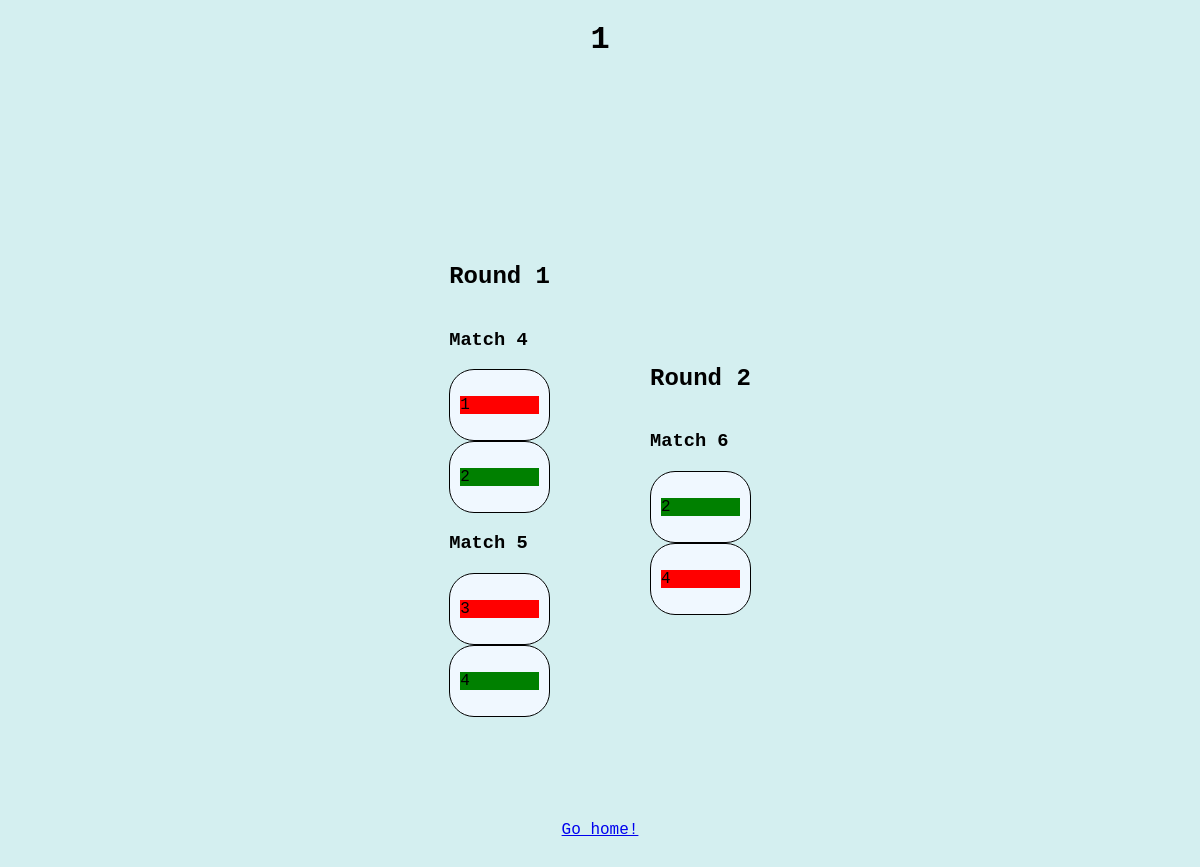
The page /tournaments/2 (signed in) on the database as committed earlier.
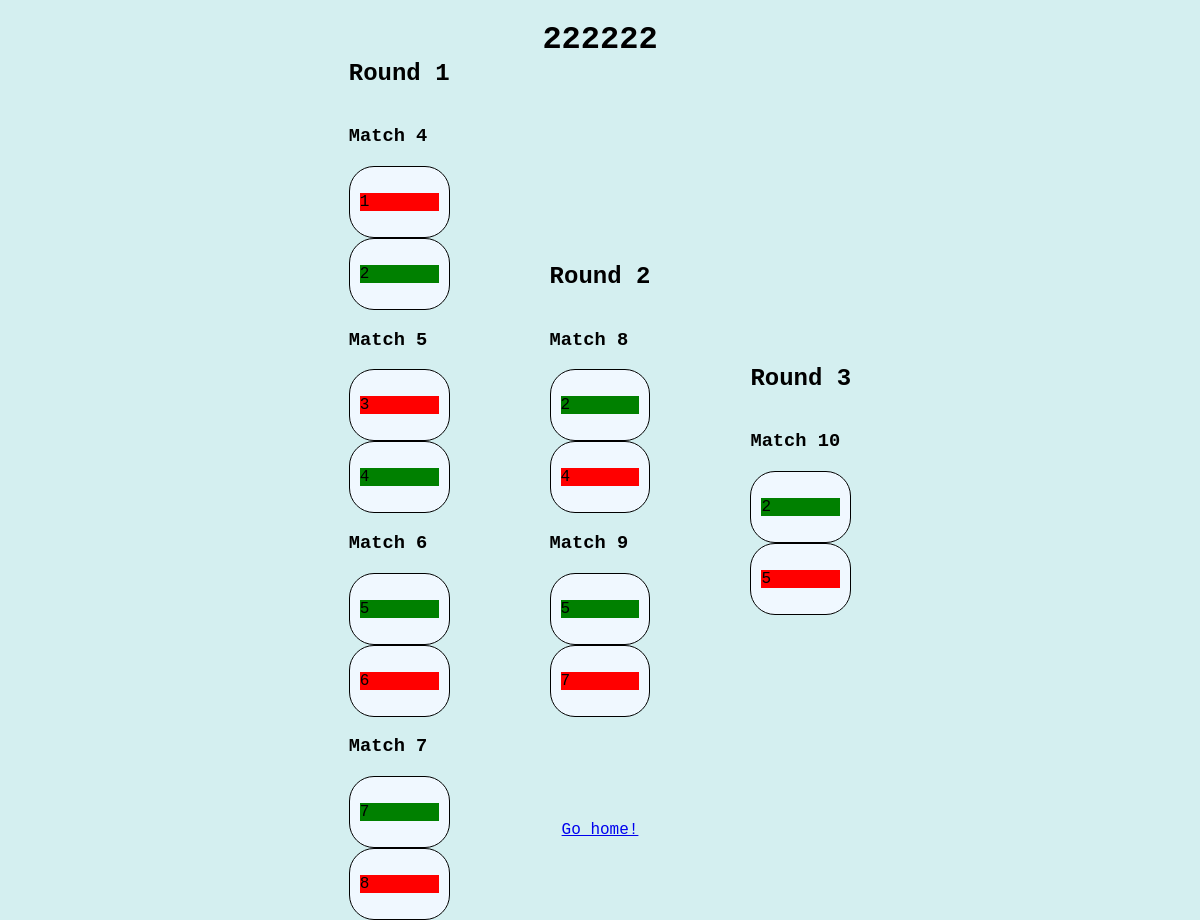
The same page on the database as committed later.
### tables this page shows
CREATE TABLE tournaments (
                         tournamentID INTEGER PRIMARY KEY AUTOINCREMENT,
                         userID INTEGER NOT NULL,
                         tournamentName TEXT UNIQUE NOT NULL,
                         tournamentDescription TEXT NOT NULL,
                         tournamentDate DATE NOT NULL,
                         tournamentSize INTEGER NOT NULL,
                         FOREIGN KEY (userID) REFERENCES users(userID) ON DELETE CASCADE
                         );

### Blueprints/pages.py (the view)
@pages.route("/tournaments/<tournamentID>")
def onView(tournamentID):
    if not isAuthorised():
        return redirect(url_for("pages.login"))
    tournamentID = int(tournamentID)
    currentTournament = tournamentID
    session["currentTournament"] = currentTournament
    db = DataBaseHandler()
    tournament = db.fetchTournament(tournamentID)
    tournamentName = tournament[0][1]
    matchDetails = db.getAllMatchDetails(tournamentID)
    groupedMatches = groupMatches(matchDetails) #from helper function
    return render_template("tournamentbracketview.html", matchDetails = matchDetails, tournamentID = currentTournament, matches = groupedMatches, tournamentName = tournamentName )

### Scripts/isAuthorised.py (called while the page is built)
def isAuthorised():
    return "currentUser" in session

### database.py (called while the page is built)
    def connect(self):
        return sql.connect(self.dbName)

    def fetchTournament(self, tournamentID):
        with self.connect() as conn:
            conn.cursor()
            results = conn.execute("SELECT tournamentName, tournamentDescription, tournamentSize, tournamentDate, userID FROM tournaments WHERE tournamentID = ?", (tournamentID,))
            conn.commit()
            tournament = results.fetchall()
            return tournament

    def getAllMatchDetails(self, tournamentID):
        with self.connect() as conn:
            conn.cursor()
            results = conn.execute("""SELECT players.playerName, players.playerID, matches.matchID, matches.winnerID, matches.round
                            FROM players
                            JOIN matchEntry ON players.playerID = matchEntry.playerID
                            JOIN matches ON matchEntry.matchID = matches.matchID
                            WHERE matches.tournamentID = ?""", (tournamentID, ))
            matchDetails = results.fetchall()
            return matchDetails

### templates/tournamentbracketview.html (shortened to what this page needs)
{%extends "base.html" %}
{% block head %}
<link rel="stylesheet" href={{ url_for('static', filename='styles/brackets.css' ) }}>
{% endblock %}
    {% block content %}
        <div class = "app">
            <h1> {{ tournamentName }}</h1>
            <div class = "tournament">
                {% for roundNumber, round in matches.items() %}
                <div class = "round">
                <h2 class="roundText">Round {{ roundNumber }}</h2>
                {% for matchNumber, match in round.items() %}
                        <div class = "match">
                        <h3>Match {{ matchNumber }}</h3>
                        {% for player in match %}
                            <div class = "player">
                            {% if player["matchPlayed"] %}
                                <p class = {% if player["isWinner"] %} "winner" {% else %} "loser" {% endif %}> {{ player["playerName"] }}</p>
                            {% endif %}
                            </div>
                        {% endfor %}
                        </div>
                        {% endfor %}
                    </div>
                {% endfor %}
            </div>
        </div>
        <div>
            <a href="/">Go home!</a>
        </div>
    {% endblock %}

Rows that differ between the two databases and show on the page:
now on this page (row edited): tournaments: tournamentDescription "222222"
Other text that changed with them:
{{ tournamentName }}: "1" → (not shown)
new list line: "Match 6 5 6 Match 7 7 8"
list line gone: "Match 6 2 4"
new list line: "Match 8 2 4 Match 9 5 7"
new list line: "Round 3 Match 10 2 5"
